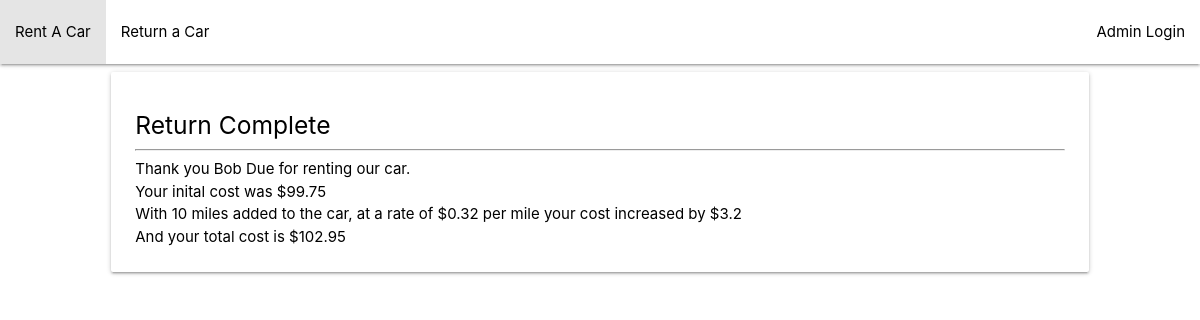
Screenshot of /rentalReturnDetails.php?rentalReturn=1 with the database file from the repository.
### tables this page shows
CREATE TABLE IF NOT EXISTS `rentalreturns` (
  `ReturnID` int(11) NOT NULL AUTO_INCREMENT,
  `Rental` int(11) NOT NULL,
  `Mileage` int(11) NOT NULL,
  `TotalCost` double NOT NULL,
  PRIMARY KEY (`ReturnID`),
  KEY `Rental` (`Rental`)
);

CREATE TABLE IF NOT EXISTS `customer` (
  `CustomerID` int(11) NOT NULL AUTO_INCREMENT,
  `FName` varchar(45) NOT NULL,
  `LName` varchar(45) NOT NULL,
  `PhoneNumber` varchar(15) NOT NULL,
  PRIMARY KEY (`CustomerID`)
);

CREATE TABLE IF NOT EXISTS `rentals` (
  `RentalID` int(11) NOT NULL AUTO_INCREMENT,
  `RentalCustomer` int(11) NOT NULL,
  `RentalCar` int(11) NOT NULL,
  `RentalDays` int(11) NOT NULL,
  `InitialCost` double NOT NULL,
  `RentalCode` varchar(255) NOT NULL,
  PRIMARY KEY (`RentalID`),
  KEY `Customer` (`RentalCustomer`),
  KEY `Car` (`RentalCar`)
);

### Models/Rentals.php (called while the page is built, shortened)
<?php
function getRentalReturnByID($ReturnID){
	global $db;
	$query = $db->prepare("SELECT Mileage, TotalCost, Rental, customer.FName, customer.LName, rentals.InitialCost FROM rentalreturns
						INNER JOIN rentals ON rentalreturns.Rental = rentals.RentalID
						INNER JOIN customer ON rentals.RentalCustomer = customer.CustomerID
						 WHERE ReturnID = :ReturnID");
	$query->bindParam(':ReturnID', $ReturnID);
	$query->execute();
	$result = $query->fetch();
	return $result;
}
?>

### rentalReturnDetails.php (the view, shortened to what this page needs)
<?php
	require_once("Models/DBConnect.php");
	require_once("Models/Rentals.php");
	if(isset($_GET['rentalReturn']) && is_numeric($_GET['rentalReturn'])){
		$rentalReturn = getRentalReturnByID($_GET['rentalReturn']);
	}
	else{
		header("Location: index.php");
		die;
	}
	$addedCost = $rentalReturn['Mileage'] * .32;
	include("Views/header.php");
?>
	<div class="row">
		<div class="col s12 m10 offset-m1">
			<div class="card white">
				<div class="card-content black-text">
					<h5>Return Complete</h5>
					<hr />
					<p>Thank you <?php echo $rentalReturn["FName"] . " " . $rentalReturn["LName"]; ?> for renting our car.</p>
					<p>Your inital cost was $<?php echo $rentalReturn['InitialCost']; ?></p>
					<p>With <?php echo $rentalReturn['Mileage']; ?> miles added to the car, at a rate of $0.32 per mile your cost increased by $<?php echo $addedCost; ?></p>
					<p>And your total cost is $<?php echo $rentalReturn['TotalCost']; ?></p>
				</div>
			</div>
		</div>
	</div>
<?php include("Views/footer.php"); ?>

### rows the page displays
rentalreturns: customer.FName "Bob", customer.LName "Due", Rental.InitialCost "99.75", Mileage "10", Mileage "3.2", TotalCost "102.95"
